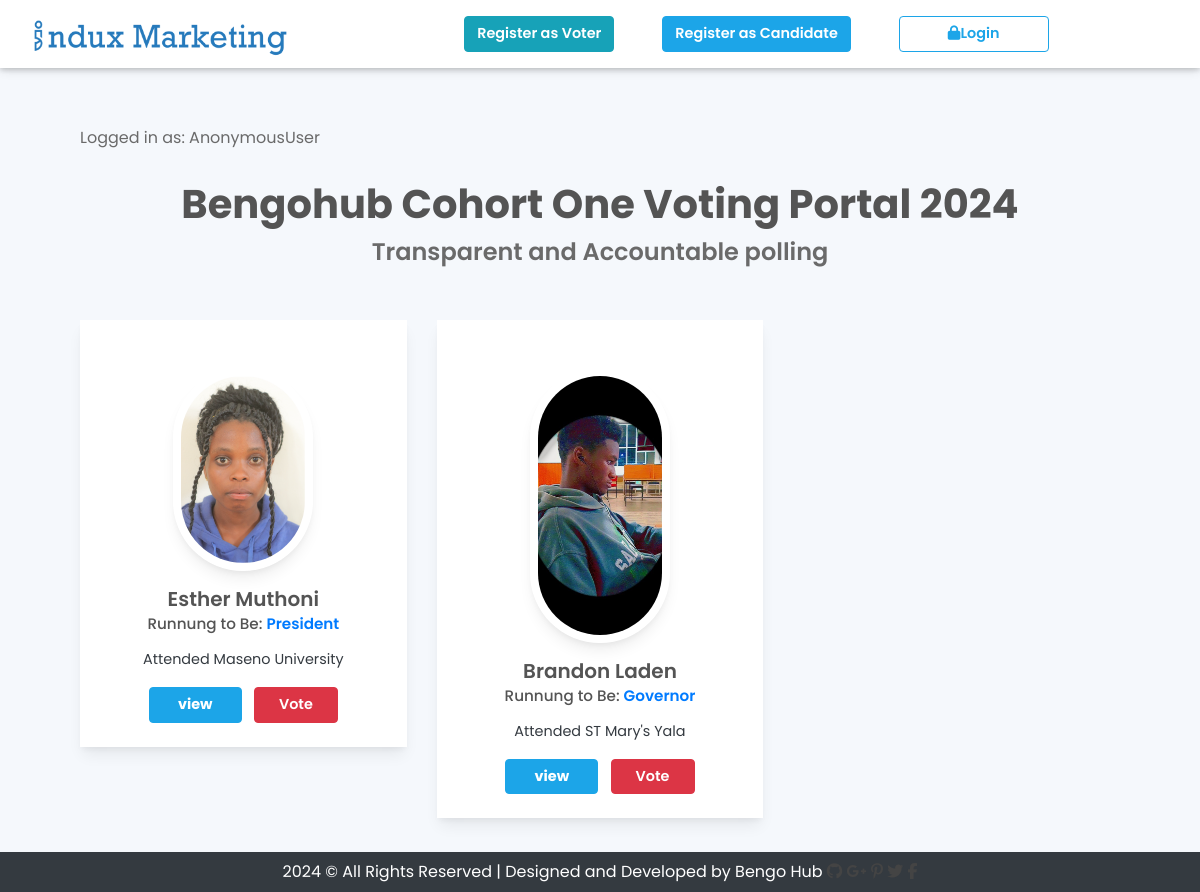
/home/, run on the app's committed database.
### Accounts/models.py (models this page shows, shortened)
class Candidate(models.Model):
    user = models.ForeignKey(User, on_delete = models.CASCADE)
    post = models.ForeignKey("Post", on_delete=models.CASCADE, related_name="candidates")
    background_info = models.TextField()
    manifesto = models.TextField()
    photo = models.ImageField(upload_to = "Candidate/photo", null=True, blank=True)
    votes = models.ManyToManyField("Vote", blank=True)
    def display_photo(self):
        return self.photo.url if self.photo else '/static/assets/images/default.png'

class Post(models.Model):
    POST_CHOICES = (
        ("P", "President"),
        ("G", "Governor"),
        ("S", "Senator"),
        ("MP", "Member Of Parliament"),
    )
    title = models.CharField(max_length=100,choices=POST_CHOICES,verbose_name=('Post Vieing For:'),help_text='Select post')

### polls/views.py (the view)
# urls.py: 2. Add a URL to urlpatterns:  path('', views.home, name='home')
def home(request):
    candidate_poll = Candidate.objects.all()
    context = {
        'Candidate': candidate_poll
    }
    return render(request, 'polls/index.html', context)

### polls/templates/polls/index.html (shortened to what this page needs)
{% extends 'core/base.html' %}
{% block content %}
        <div class="container-xl big-padding">
        <p>Logged in as: {{ request.user }}</p>
            <div class="row section-title">
                <h2 class="fs-1 fw-bolder font-awesome">Bengohub Cohort One Voting Portal {% now 'Y' %}</h2>
                <p class="fs-4 fw-bold">Transparent and Accountable polling</p>
            </div>
            <div class="row">
                {% for x in Candidate %}
                    <div class="col-lg-4 col-md-6">
                        <div class="text-white text-center mb-4 votcard shadow-md bg-white p-4 pt-5">
                            <img class="rounded-pill shadow-md p-2" src="{{x.display_photo}}" alt="">
                            <h4 class="mt-3 fs-5 mb-1 fw-bold">{{x.user.first_name}} {{x.user.last_name}}</h4>
                            <h6 class="fs-7">Runnung to Be: <span class="text-primary fw-bold">{{x.post.get_title_display}}</span></h6>
                            <p class="text-dark mt-3 mb-3 fs-8">{{x.background_info|truncatewords:42}}</p>
                            <button data-bs-toggle="modal" data-bs-target="#exampleModal" class="btn btn-primary fw-bolder fs-8 mul d-inline-block col-lg-4 col-md-3  px-4 fs-8">view</button>
                            <a class="btn btn-danger fw-bold fs-8 px-4 ms-2" href="{% url 'vote' x.id x.post.id %}">Vote</a>
                        </div>
                    </div>
                {% endfor %}
            </div>
{% endblock %}

### static/assets/css/style.css (style rules this page uses)
.text-primary { color: #1ca5e8; }
* { margin: 0px; padding: 0px; list-style: none; }
img { max-width: 100%; }
a { text-decoration: none; outline: none; color: #444; }
html, body { height: 100%; font-family: "Poppins"; }
p { margin-bottom: 0px; width: 100%; }
::placeholder { color: #747f8a !important; font-size: 13px; opacity: 0.5 !important; }
h1, h2, h3, h4, h5, h6 { color: #545454; }
body { background-color: #f5f8fc !important; -webkit-font-smoothing: antialiased; -moz-osx-font-smoothing: grayscale; text-rendering: optimizeLegibility; color: #6A6A6A; overflow-x: hidden; }
.section-title { padding: 30px; margin: 0px; margin-bottom: 20px; }
.section-title h2 { width: 100%; text-align: center; font-weight: 600; margin-bottom: 0px; }
.section-title p { max-width: 850px; text-align: center; float: none; margin: auto; font-size: 0.9rem; margin-top: 6px; }
.btn-primary { background-color: #1ca5e8; border-color: #1ca5e8; }
.big-padding { padding: 50px; }
.shadow-md { box-shadow: 0 10px 15px -3px rgba(0, 0, 0, 0.07), 0 4px 6px -2px rgba(0, 0, 0, 0.05); }
.fs-7 { font-size: 0.95rem; }
.fs-8 { font-size: 0.9rem; }
.fw-bold { font-weight: 600 !important; }
.votcard img { width: 140px; }

### data on the page
Candidate: display_photo (picture), user.first_name "Esther", user.last_name "Muthoni", post "President", background_info "Attended Maseno University"
Candidate: display_photo (picture), user.first_name "Brandon", user.last_name "Laden", post "Governor", background_info "Attended ST Mary's Yala"

### other printed values
{{ request.user }} "AnonymousUser"
